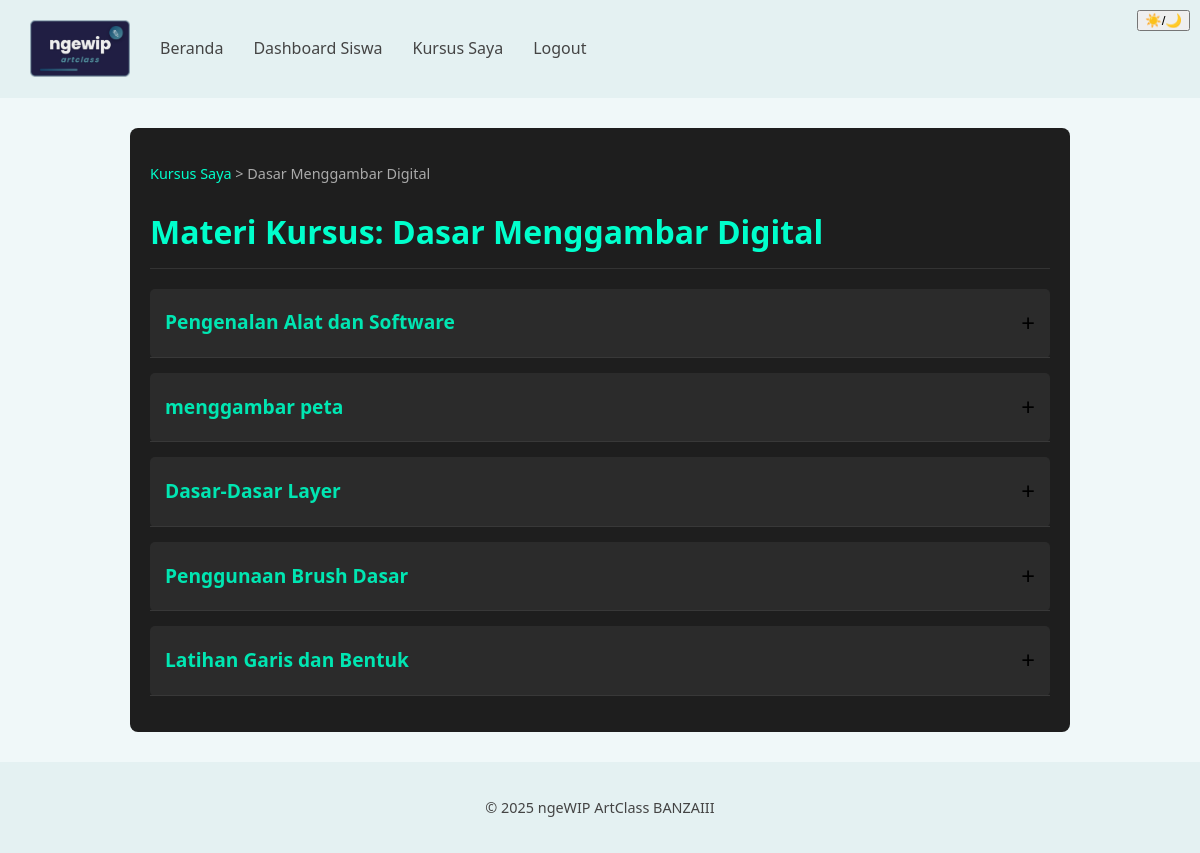
Page /ngewipArtClass_v2/NGEWIPEA/pages/materi_kursus.php?id_kelas=KS001 (signed in) on the committed database.
### tables this page shows
CREATE TABLE `kelas_seni` (
  `id_kelas` varchar(10) NOT NULL,
  `nama_kelas` varchar(100) NOT NULL,
  `deskripsi_singkat` text DEFAULT NULL,
  `deskripsi_lengkap` text DEFAULT NULL,
  `path_gambar` varchar(255) DEFAULT 'assets/images/kursus/default.png',
  `harga_online` decimal(10,2) DEFAULT NULL,
  `harga_offline` decimal(10,2) DEFAULT NULL,
  `tipe_kelas_tersedia` set('Online','Offline') DEFAULT NULL,
  `id_mentor` varchar(5) DEFAULT NULL
);

CREATE TABLE `materi_pelajaran` (
  `id_materi` int(11) NOT NULL,
  `id_kelas` varchar(10) NOT NULL,
  `judul_materi` varchar(255) NOT NULL,
  `deskripsi_materi` text DEFAULT NULL,
  `konten_materi` longtext DEFAULT NULL,
  `tipe_konten` enum('Teks','VideoEmbed','Link','File') NOT NULL DEFAULT 'Teks',
  `urutan` int(11) DEFAULT 0,
  `tanggal_dibuat` timestamp NOT NULL DEFAULT current_timestamp()
);

### ngewipArtClass_v2/NGEWIPEA/pages/materi_kursus.php (the view, shortened to what this page needs)
<?php
include '../database/db.php';
$id_member = $_SESSION['user_id'];
$nama_kelas_saat_ini = "Materi Kursus";
$daftar_materi = [];
$kursus_aktif = false;
if (isset($_GET['id_kelas'])) {
    $id_kelas_url = mysqli_real_escape_string($conn, $_GET['id_kelas']);
    $query_cek_pendaftaran = "SELECT ks.nama_kelas
                              FROM pendaftaran_kursus pk
                              JOIN kelas_seni ks ON pk.id_kelas = ks.id_kelas
                              WHERE pk.id_member = ? AND pk.id_kelas = ? AND pk.status_pendaftaran = 'Aktif'";
    $stmt_cek = mysqli_prepare($conn, $query_cek_pendaftaran);
    mysqli_stmt_bind_param($stmt_cek, "is", $id_member, $id_kelas_url);
    mysqli_stmt_execute($stmt_cek);
    $result_cek = mysqli_stmt_get_result($stmt_cek);
    if ($result_cek && mysqli_num_rows($result_cek) > 0) {
        $kursus_aktif = true;
        $row_kelas_info = mysqli_fetch_assoc($result_cek);
        $nama_kelas_saat_ini = htmlspecialchars($row_kelas_info['nama_kelas']);
        $query_materi = "SELECT id_materi, judul_materi, deskripsi_materi, konten_materi, tipe_konten
                         FROM materi_pelajaran
                         WHERE id_kelas = ?
                         ORDER BY urutan ASC, id_materi ASC";
        $stmt_materi = mysqli_prepare($conn, $query_materi);
        mysqli_stmt_bind_param($stmt_materi, "s", $id_kelas_url);
        mysqli_stmt_execute($stmt_materi);
        $result_materi = mysqli_stmt_get_result($stmt_materi);
        if ($result_materi && mysqli_num_rows($result_materi) > 0) {
            while ($row = mysqli_fetch_assoc($result_materi)) {
                $daftar_materi[] = $row;
            }
        }
    } else {
        $_SESSION['pesan_error_kursus'] = "Anda tidak memiliki akses ke materi kursus ini atau pendaftaran Anda belum aktif.";
    }
} else {
    $_SESSION['pesan_error_kursus'] = "ID Kursus tidak valid.";
}
?>
<!DOCTYPE html>
<html lang="id">
<head>
    <link rel="stylesheet" href="../assets/css/style.css">
    <link rel="stylesheet" href="../assets/css/student.css">
</head>
<body>
    <button id="modeToggle" style="position: fixed; top: 10px; right: 10px; z-index: 200;">☀️/🌙</button>
    <nav class="navbar">
        <img src="../assets/images/logo.png" alt="Logo" class="logo">
        <ul class="nav-links">
            <li><a href="../guest/index.php">Beranda</a></li>
            <li><a href="student/dashboard.php">Dashboard Siswa</a></li>
            <li><a href="student/kursus_saya.php">Kursus Saya</a></li>
            <li><a href="../guest/logout.php">Logout</a></li>
        </ul>
    </nav>
    <div class="container-materi">
        <p class="breadcrumb"><a href="student/kursus_saya.php">Kursus Saya</a> &gt; <?= $nama_kelas_saat_ini; ?></p>
        <h1>Materi Kursus: <?= $nama_kelas_saat_ini; ?></h1>
        <?php if (isset($_SESSION['pesan_error_kursus'])): ?>
            <p class="pesan-akses"><?= htmlspecialchars($_SESSION['pesan_error_kursus']); ?></p>
            <?php unset($_SESSION['pesan_error_kursus']); ?>
        <?php elseif (!$kursus_aktif): ?>
            <p class="pesan-akses">Anda tidak memiliki akses ke materi kursus ini atau pendaftaran Anda belum aktif. Silakan periksa status pendaftaran Anda di halaman <a href="student/kursus_saya.php">Kursus Saya</a>.</p>
        <?php elseif (empty($daftar_materi)): ?>
            <p>Belum ada materi yang tersedia untuk kursus ini.</p>
        <?php else: ?>
            <ul class="daftar-modul">
                <?php foreach ($daftar_materi as $materi): ?>
                    <li class="modul-item">
                        <div class="modul-header">
                            <h3><?= htmlspecialchars($materi['judul_materi']); ?></h3>
                            <span class="toggle-icon">+</span>
                        </div>
                    </li>
                <?php endforeach; ?>
            </ul>
        <?php endif; ?>
    </div>
    <footer>
        <p>&copy; <?= date("Y") ?> ngeWIP ArtClass BANZAIII</p>
    </footer>
</body>
</html>

### ngewipArtClass_v2/NGEWIPEA/assets/css/style.css (style rules this page uses)
:root { --bg-color: #f0f8f9; --text-color: #000; --primary-color: #7EACB5; --card-bg: #ffffff; --card-border: #ccc; --nav-bg: #e4f1f2; --footer-color: #444; }
body { margin: 0; font-family: 'Segoe UI', sans-serif; background-color: var(--bg-color); color: var(--text-color); line-height: 1.6; transition: background 0.3s, color 0.3s; }
.logo { width: 120px; position: absolute; top: 20px; left: 30px; }
footer { text-align: center; padding: 20px; font-size: 0.9rem; background: var(--nav-bg); color: var(--footer-color); }
.navbar { background-color: var(--nav-bg); display: flex; align-items: center; justify-content: space-between; padding: 20px 10%; position: sticky; top: 0; z-index: 100; }
.navbar .logo { width: 100px; }
.navbar .nav-links { list-style: none; display: flex; gap: 30px; }
.navbar .nav-links li a { color: var(--footer-color); text-decoration: none; font-weight: 500; transition: color 0.3s; }

### ngewipArtClass_v2/NGEWIPEA/assets/css/student.css (style rules this page uses)
body { margin: 0; font-family: 'Segoe UI', sans-serif; background-color: var(--bg-color); color: var(--text-color); }

### ngewipArtClass_v2/NGEWIPEA/pages/materi_kursus.php (style rules this page uses)
.container-materi { max-width: 900px; margin: 30px auto; padding: 20px; background-color: #1e1e1e; border-radius: 8px; }
.container-materi h1 { color: #00ffcc; margin-bottom: 20px; border-bottom:1px solid #333; padding-bottom:10px; }
.breadcrumb a { color: #00ffcc; text-decoration: none; }
.breadcrumb { margin-bottom:20px; font-size:0.9em; color:#aaa; }
.daftar-modul { list-style-type: none; padding-left: 0; }
.modul-item { background-color: #2b2b2b; margin-bottom: 15px; border-radius: 5px; }
.modul-header { padding: 15px; cursor: pointer; display: flex; justify-content: space-between; align-items: center; border-bottom: 1px solid #383838; }
.modul-header h3 { margin: 0; font-size: 1.2em; color: #00e6b2; }
.modul-header .toggle-icon { font-size: 1.5em; transition: transform 0.3s; }

### rows in the picture
kelas_seni: nama_kelas "Dasar Menggambar Digital"
materi_pelajaran: judul_materi "Pengenalan Alat dan Software"
materi_pelajaran: judul_materi "menggambar peta"
materi_pelajaran: judul_materi "Dasar-Dasar Layer"
materi_pelajaran: judul_materi "Penggunaan Brush Dasar"
materi_pelajaran: judul_materi "Latihan Garis dan Bentuk"
